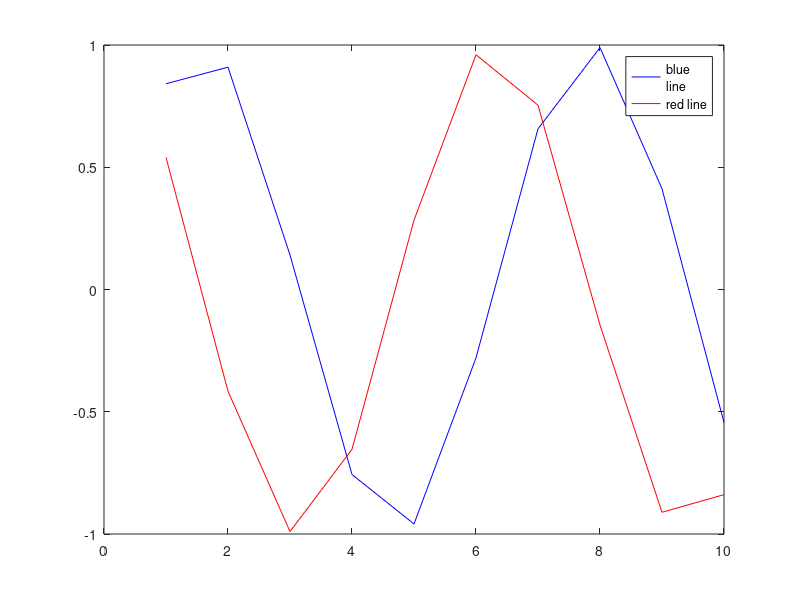

MATLAB code to generate this figure:
% hL=plot(randn(10,3));   % the solid lines
% hold on
% hD=plot(0.5*randn(10,3),':');  % and the dotted
% % hX=plot(nan(2,5));             dummy that won't show 'cuz of NaN
% % set(hX(4:5),'color','k')       for the solid/dotted line use black
% % set(hX(5),'linestyle',':')     set the last one for "dotted"
% set(hD,'Parent',hL);
% legend(hD,'Blue','Green','location','best');

plot(sin(1:10),'b')
hold on
plot(cos(1:10),'r')
legend({['blue' char(10) 'line'],'red line'})
